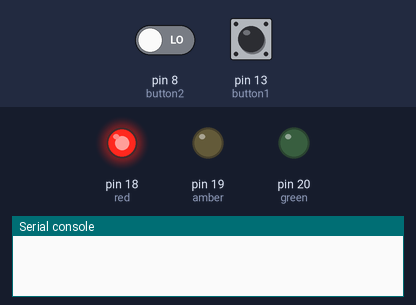
The program below on a simulated MicroPython board. Shown: output pins drawn as LEDs (lit = HIGH), the last lines printed to the serial console. The inputs (shaded band) are chosen by the test bench; at power-on: pin 13 (button1) LOW, pin 8 (button2) LOW.

Above: at 1.2 s.
1.3 s: pin 13 (button1) pulled HIGH for 0.15 s
At 1.5 s:
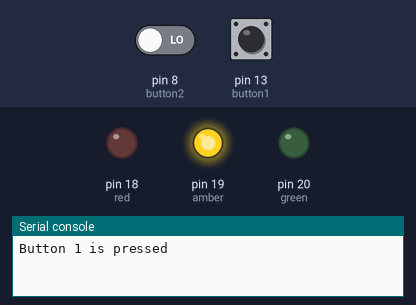
3.1 s: pin 13 (button1) pulled HIGH for 3.2 s
At 7.0 s:
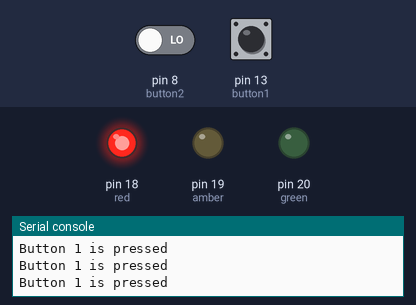
7.9 s: pin 8 (button2) driven HIGH and pin 13 (button1) driven HIGH
At 8.3 s:
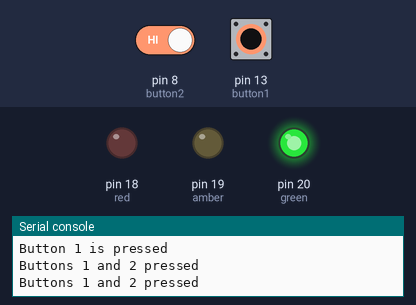
9.5 s: pin 8 (button2) driven LOW
At 10.8 s:
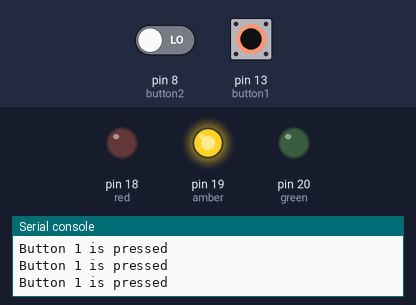
Timing chart, 0 to 12.1 s (numbered marks = the images above; inputs shaded):
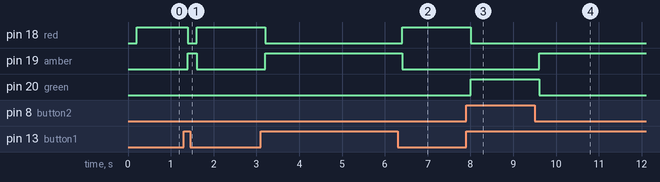

Measured:
- after the input at 1.3 s, pin 18 (red): HIGH → LOW after 0.10 s, → HIGH 0.20 s later; pin 19 (amber): LOW → HIGH after 0.10 s, → LOW 0.20 s later
- after the input at 3.1 s, pin 18 (red): HIGH → LOW after 0.10 s, → HIGH 3.2 s later; pin 19 (amber): LOW → HIGH after 0.10 s, → LOW 3.2 s later
- after the input at 7.9 s, pin 18 (red): HIGH → LOW after 0.11 s; pin 20 (green): LOW → HIGH after 0.11 s
- after the input at 9.5 s, pin 19 (amber): LOW → HIGH after 0.11 s; pin 20 (green): HIGH → LOW after 0.11 s

The program:

example4.py
```python
from machine import Pin
import time

button1 = Pin(13, Pin.IN, Pin.PULL_DOWN)
button2 = Pin(8, Pin.IN, Pin.PULL_DOWN)
button3 = Pin(3, Pin.IN, Pin.PULL_DOWN)

red = Pin(18, Pin.OUT)
amber = Pin(19, Pin.OUT)
green = Pin(20, Pin.OUT)

while True:
    time.sleep(0.2)

    if button1.value() == 1 and button2.value() == 1:
        print("Buttons 1 and 2 pressed")
        red.value(0)
        amber.value(0)
        green.value(1)

    elif button1.value() == 1:
        print("Button 1 is pressed")
        red.value(0)
        amber.value(1)
        green.value(0)

    else:
        red.value(1)
        amber.value(0)
        green.value(0)
```
